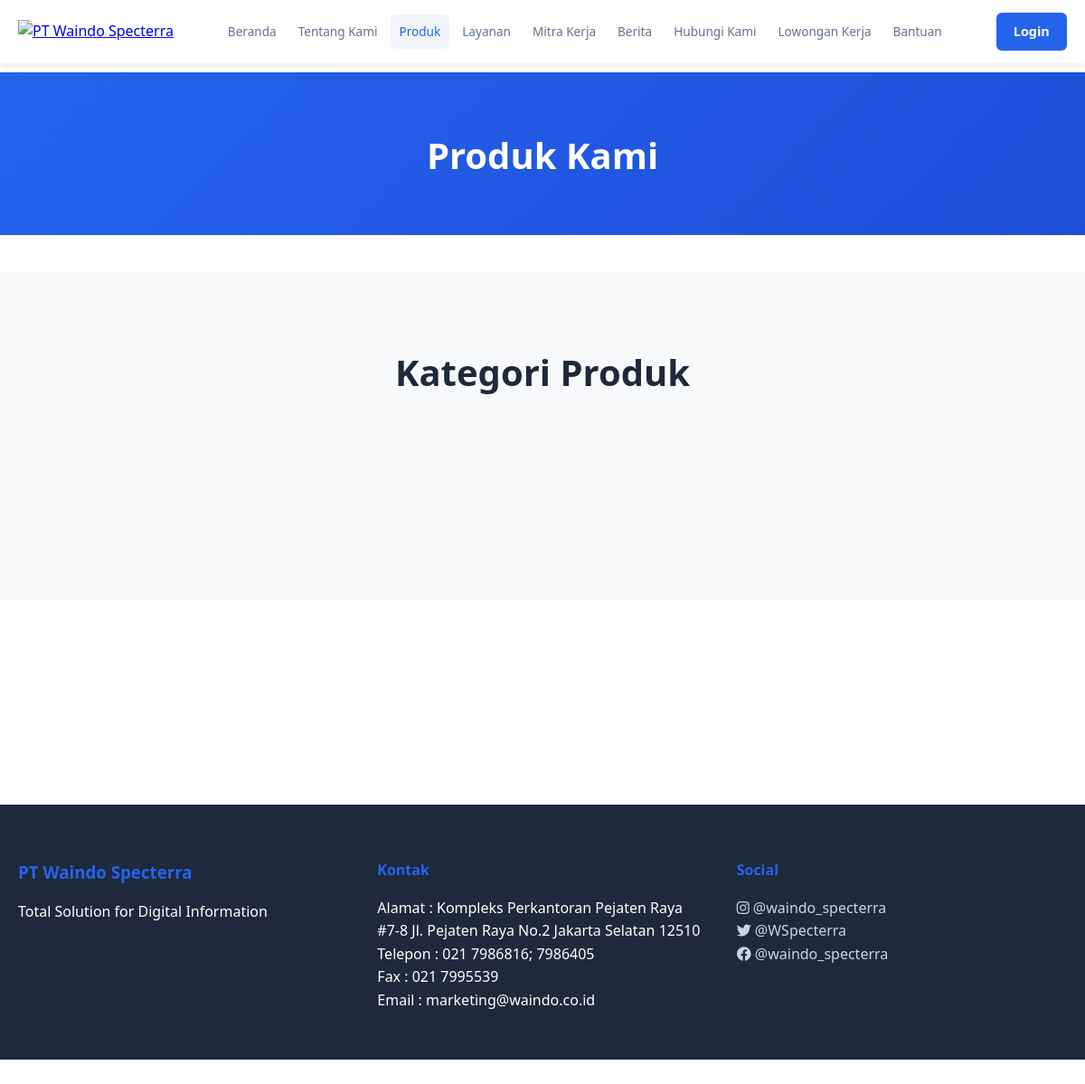
The app's page /produk.php, older data.
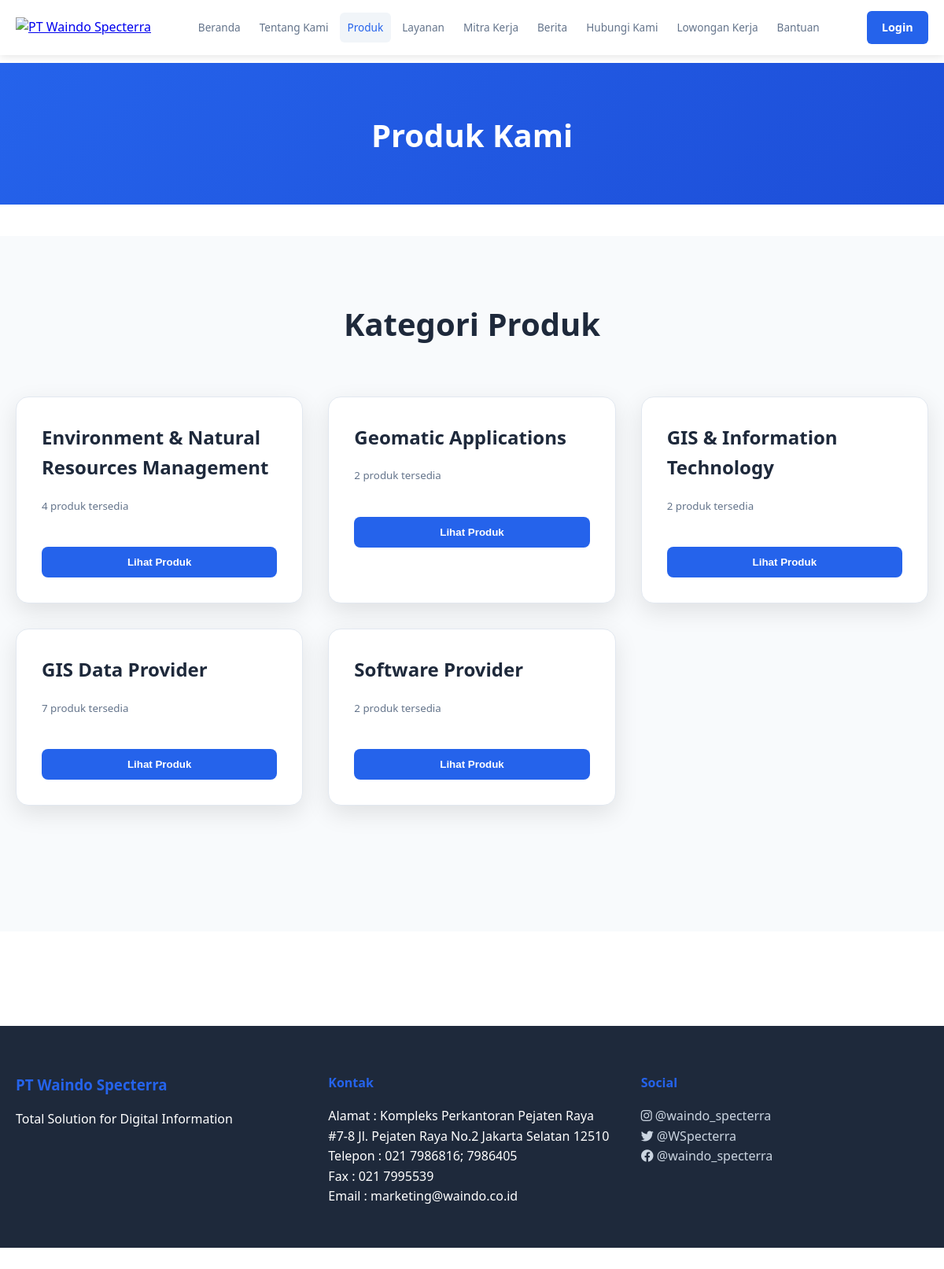
The same page, newer data.
### tables this page shows
CREATE TABLE `product_categories` (
  `category_id` int NOT NULL,
  `category_key` varchar(50) NOT NULL,
  `category_name` varchar(100) NOT NULL,
  `category_description` text,
  `created_at` timestamp NULL DEFAULT CURRENT_TIMESTAMP,
  `updated_at` timestamp NULL DEFAULT CURRENT_TIMESTAMP ON UPDATE CURRENT_TIMESTAMP
);

### produk.php (the view, shortened to what this page needs)
<?php
require_once 'connect/koneksi.php';
$categories_query = "
    SELECT
        pc.*,
        COUNT(p.product_id) as product_count
    FROM product_categories pc
    LEFT JOIN products p ON pc.category_id = p.category_id AND p.status = 'active'
    GROUP BY pc.category_id
    ORDER BY pc.category_name
";
$categories_result = mysqli_query($conn, $categories_query);
?>
<!DOCTYPE html>
<html lang="id">
<head>
    <link rel="stylesheet" href="assets/css/common.css">
    <link rel="stylesheet" href="assets/css/navbar.css">
    <link rel="stylesheet" href="assets/css/pages.css">
    <link rel="stylesheet" href="assets/css/produk.css">
    <link rel="stylesheet" href="https://cdnjs.cloudflare.com/ajax/libs/font-awesome/6.0.0/css/all.min.css">
</head>
<body class="produk-page">
    <?php include 'includes/navbar.php'; ?>
    <div class="page-container">
        <header class="page-header">
            <div class="container">
                <h1 class="fade-in-up">Produk Kami</h1>
            </div>
        </header>
        <main class="page-content">
            <section class="products-section">
                <div class="container">
                    <div class="products-intro fade-in-up">
                        <h2>Kategori Produk</h2>
                    </div>
                    <div class="product-categories">
                        <?php while ($category = mysqli_fetch_assoc($categories_result)): ?>
                            <div class="category-card fade-in-up">
                                <h3><?php echo htmlspecialchars($category['category_name']); ?></h3>
                                <p><small><?php echo $category['product_count']; ?> produk tersedia</small></p>
                                <button class="category-btn" data-category="<?php echo $category['category_key']; ?>">Lihat Produk</button>
                            </div>
                        <?php endwhile; ?>
                    </div>
                </div>
            </section>
        </main>
    </div>
    <footer class="footer">
        <div class="container">
            <div class="footer-content">
                <div class="footer-section">
                    <h3>PT Waindo Specterra</h3>
                    <p>Total Solution for Digital Information</p>
                </div>
                <div class="footer-section">
                    <h4>Kontak</h4>
                    <p>Alamat : Kompleks Perkantoran Pejaten Raya #7-8 Jl. Pejaten Raya No.2 Jakarta Selatan 12510</p>
                    <p>Telepon : 021 7986816; 7986405</p>
                    <p>Fax : 021 7995539</p>
                    <p>Email : marketing@waindo.co.id</p>
                </div>
                <div class="footer-section">
                    <h4>Social</h4>
                    <p><a href="https://www.instagram.com/waindo_specterra?igshid=fysfd3j6l41n"><i class="fa-brands fa-instagram"></i> @waindo_specterra</a></p>
                    <p><a href="https://x.com/WSpecterra?s=08"><i class="fa-brands fa-twitter"></i> @WSpecterra</a></p>
                    <p><a href="https://www.instagram.com/waindo_specterra?igshid=fysfd3j6l41n"><i class="fa-brands fa-facebook"></i> @waindo_specterra</a></p>
                </div>
            </div>
        </div>
    </footer>
</body>
</html>

Row changes from the older to the newer data that the page shows:
added product_categories: category_name "Environment & Natural Resources Management", product_count "4"
added product_categories: category_name "Geomatic Applications", product_count "2"
added product_categories: category_name "GIS & Information Technology", product_count "2"
added product_categories: category_name "GIS Data Provider", product_count "7"
added product_categories: category_name "Software Provider", product_count "2"
